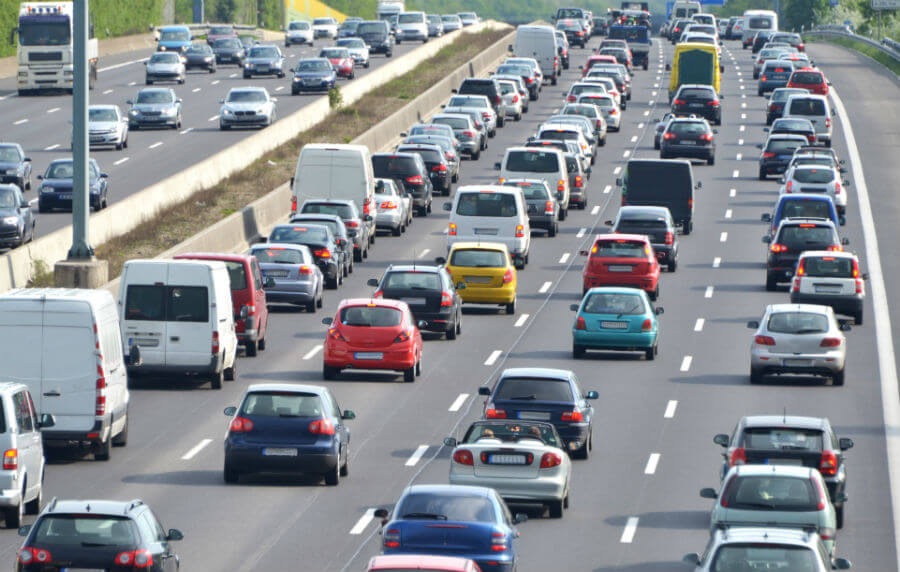
#> input picture Required Files/car1.jpg, 900 x 572 px
$ python vehicle_count_detection.py
#> lines starting #> are read from the running program, lines starting #| are printed output that depends on the picture; after the words box and inside, x2 and y2 are one past the last pixel; in counts of white or black regions, pixels touching at a corner belong together
#> further down, image is the input picture: PIL image 900x572 RGB; mean R, G, B 135.8, 140.6, 145.6
### image_pre_processing.py
import cv2
from PIL import Image
import numpy as np

def pre_processing_image(fig):
    image = fig.resize((450, 250))
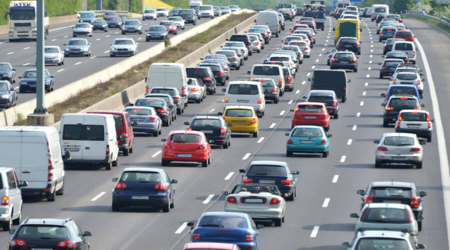
#> image: PIL image 450x250 RGB; mean R, G, B 135.8, 140.6, 145.6
    image_arr = np.array(image)
    grey = cv2.cvtColor(image_arr, cv2.COLOR_BGR2GRAY)
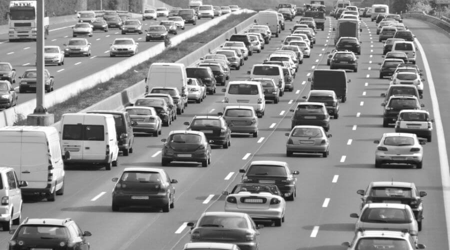
#> grey: shape (250, 450); min 16, max 255, mean 141.6
    Image.fromarray(grey)
    blur = cv2.GaussianBlur(grey, (5, 5), 0)
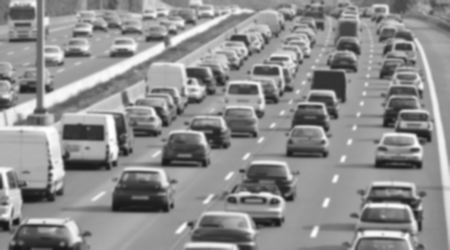
#> blur: shape (250, 450); min 22, max 255, mean 141.6
    Image.fromarray(blur)
    dilated = cv2.dilate(blur, np.ones((3, 3)))
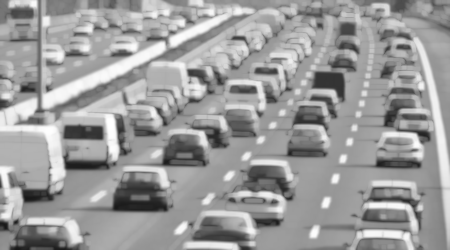
#> dilated: shape (250, 450); min 24, max 255, mean 155.6
    Image.fromarray(dilated)
    return image_arr, grey

### vehicle_count_detection.py
# This is a script for the counting the buses and cars in the single frame using OpenCV
import cv2
from PIL import Image
from image_pre_processing import pre_processing_image

# Import cascade model

car_cascade_src = 'Required Files/cars.xml'
bus_cascade_src = 'Required Files/Bus_front.xml'

# Load the image
fig = 'Required Files/car1.jpg'

# Read the image
image = Image.open(fig)
# Preprocessing for images
image_arr, grey = pre_processing_image(image)

# create the Cascade Classifier
car_cascade = cv2.CascadeClassifier(car_cascade_src)
cars = car_cascade.detectMultiScale(grey, 1.1, 1)
#> cars = 30 rows, first 6: [88, 16, 22, 22], [388, 34, 21, 21], [11, 10, 24, 24], [191, 0, 28, 28], [141, 20, 28, 28], [392, 60, 27, 27]

# Counting the bus number if it presented
bus_count = 0
bus_cascade = cv2.CascadeClassifier(bus_cascade_src)
bus = bus_cascade.detectMultiScale(grey, 1.1, 1)
#> bus = ()
for (x, y, w, h) in bus:
    cv2.rectangle(image_arr, (x, y), (x + w, y + h), (0, 255, 0), 2)
    bus_count += 1
#> this loop made 0 passes
#> after the loop, bus_count = 0
print(bus_count, "buses are counted")
#| 0 buses are counted

# Counting the car number if it presented
car_count = 0
for (x, y, w, h) in cars:
    cv2.rectangle(image_arr, (x, y), (x + w, y + h), (255, 0, 0), 2)
    car_count += 1
#> this loop made 30 passes
#> (x, y, w, h) on passes 1 to 12: (88, 16, 22, 22), (388, 34, 21, 21), (11, 10, 24, 24), (191, 0, 28, 28), (141, 20, 28, 28), (392, 60, 27, 27), (373, 205, 27, 27), (332, 7, 31, 31), (38, 44, 30, 30), (223, 108, 42, 42), (5, 18, 34, 34), (220, 62, 46, 46)
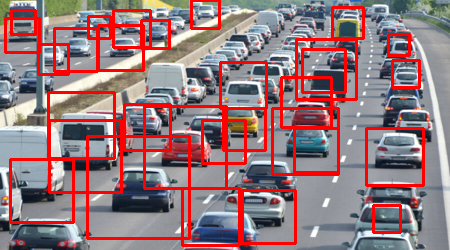
#> image_arr: shape (250, 450, 3); 13.57% of pixels changed, all inside (x1, y1, x2, y2) = (4, 0, 425, 247)
#> after the loop, car_count = 30
print(car_count, "cars are counted")
#| 30 cars are counted

# save the images after the counting as well as detection
# img = Image.fromarray(image_arr, 'RGB')
# path = 'D:/Python_deployment_project/vechicle_detection/test_count_jpg'
# cv2.imwrite(path, img)

$ run again, with Required Files/car.jpg copied over Required Files/car1.jpg
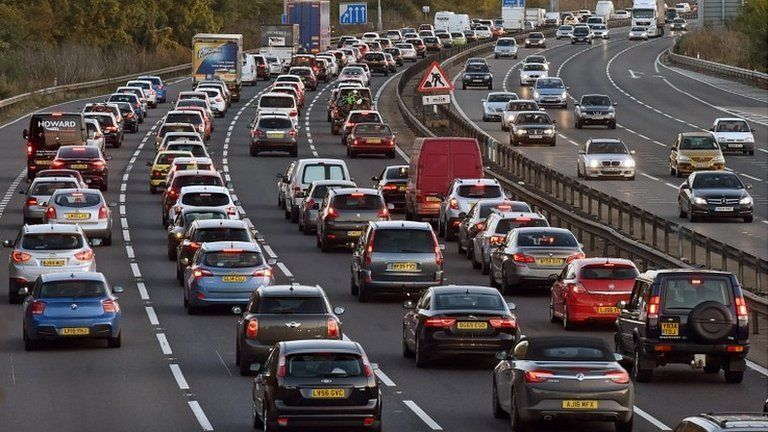
#> input picture Required Files/car.jpg, 768 x 432 px
#> image is the input picture: PIL image 768x432 RGB; mean R, G, B 85.5, 77.8, 78.1
#> image: PIL image 450x250 RGB
#> cars = 16 rows, first 6: [284, 19, 22, 22], [277, 55, 21, 21], [262, 26, 35, 35], [146, 40, 30, 30], [107, 99, 29, 29], [317, 165, 38, 38]
#> bus = [[144, 53, 33, 33]]
#> the loop `for (x, y, w, h) in bus:` made 1 pass
#> (x, y, w, h, bus_count) on pass 1: (144, 53, 33, 33, 1)
#> after the loop `for (x, y, w, h) in bus:`:
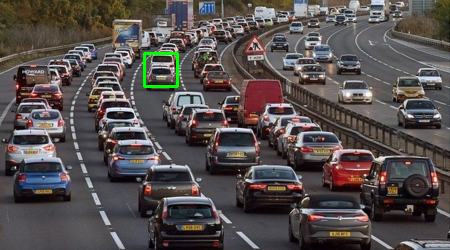
#> image_arr: shape (250, 450, 3); mean R, G, B 85.3, 78.5, 77.8
#> after the loop `for (x, y, w, h) in bus:`: bus_count = 1
#| 1 buses are counted
#> the loop `for (x, y, w, h) in cars:` made 16 passes
#> after the loop `for (x, y, w, h) in cars:`:
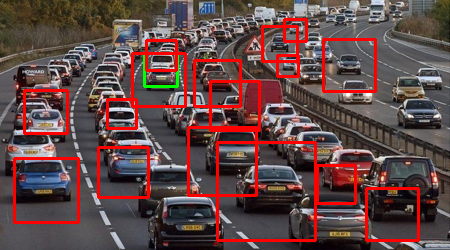
#> image_arr: shape (250, 450, 3); 7.79% of pixels changed, all inside (x1, y1, x2, y2) = (13, 18, 420, 242)
#> after the loop `for (x, y, w, h) in cars:`: car_count = 16
#| 16 cars are counted
